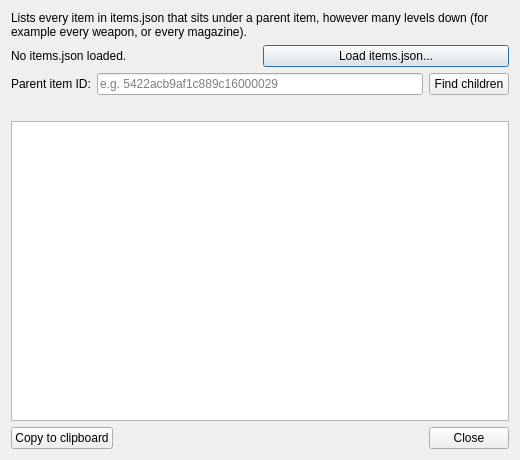
<?xml version="1.0" encoding="UTF-8"?>
<ui version="4.0">
 <class>ChildrenMenu</class>
 <widget class="QDialog" name="ChildrenMenu">
  <property name="geometry">
   <rect>
    <x>0</x>
    <y>0</y>
    <width>520</width>
    <height>460</height>
   </rect>
  </property>
  <property name="minimumSize">
   <size>
    <width>420</width>
    <height>360</height>
   </size>
  </property>
  <property name="windowTitle">
   <string>Find child items</string>
  </property>
  <property name="windowIcon">
   <iconset>
    <normaloff>data/icon.ico</normaloff>data/icon.ico</iconset>
  </property>
  <layout class="QVBoxLayout" name="verticalLayout">
   <item>
    <widget class="QLabel" name="lbl_intro">
     <property name="text">
      <string>Lists every item in items.json that sits under a parent item, however many levels down (for example every weapon, or every magazine).</string>
     </property>
     <property name="wordWrap">
      <bool>true</bool>
     </property>
    </widget>
   </item>
   <item>
    <layout class="QHBoxLayout" name="horizontalLayout_items">
     <item>
      <widget class="QLabel" name="lbl_items_status">
       <property name="text">
        <string>No items.json loaded.</string>
       </property>
       <property name="wordWrap">
        <bool>true</bool>
       </property>
      </widget>
     </item>
     <item>
      <widget class="QPushButton" name="pb_load">
       <property name="text">
        <string>Load items.json...</string>
       </property>
      </widget>
     </item>
    </layout>
   </item>
   <item>
    <layout class="QHBoxLayout" name="horizontalLayout_find">
     <item>
      <widget class="QLabel" name="lbl_parent_id">
       <property name="text">
        <string>Parent item ID:</string>
       </property>
      </widget>
     </item>
     <item>
      <widget class="QLineEdit" name="fld_parent_id">
       <property name="placeholderText">
        <string>e.g. 5422acb9af1c889c16000029</string>
       </property>
      </widget>
     </item>
     <item>
      <widget class="QPushButton" name="pb_find">
       <property name="text">
        <string>Find children</string>
       </property>
      </widget>
     </item>
    </layout>
   </item>
   <item>
    <widget class="QLabel" name="lbl_result">
     <property name="text">
      <string/>
     </property>
     <property name="wordWrap">
      <bool>true</bool>
     </property>
    </widget>
   </item>
   <item>
    <widget class="QPlainTextEdit" name="txt_results">
     <property name="readOnly">
      <bool>true</bool>
     </property>
     <property name="lineWrapMode">
      <enum>QPlainTextEdit::NoWrap</enum>
     </property>
    </widget>
   </item>
   <item>
    <layout class="QHBoxLayout" name="horizontalLayout_buttons">
     <item>
      <widget class="QPushButton" name="pb_copy">
       <property name="text">
        <string>Copy to clipboard</string>
       </property>
      </widget>
     </item>
     <item>
      <spacer name="horizontalSpacer">
       <property name="orientation">
        <enum>Qt::Horizontal</enum>
       </property>
       <property name="sizeHint" stdset="0">
        <size>
         <width>40</width>
         <height>20</height>
        </size>
       </property>
      </spacer>
     </item>
     <item>
      <widget class="QPushButton" name="pb_close">
       <property name="text">
        <string>Close</string>
       </property>
      </widget>
     </item>
    </layout>
   </item>
  </layout>
 </widget>
 <resources/>
 <connections/>
</ui>
